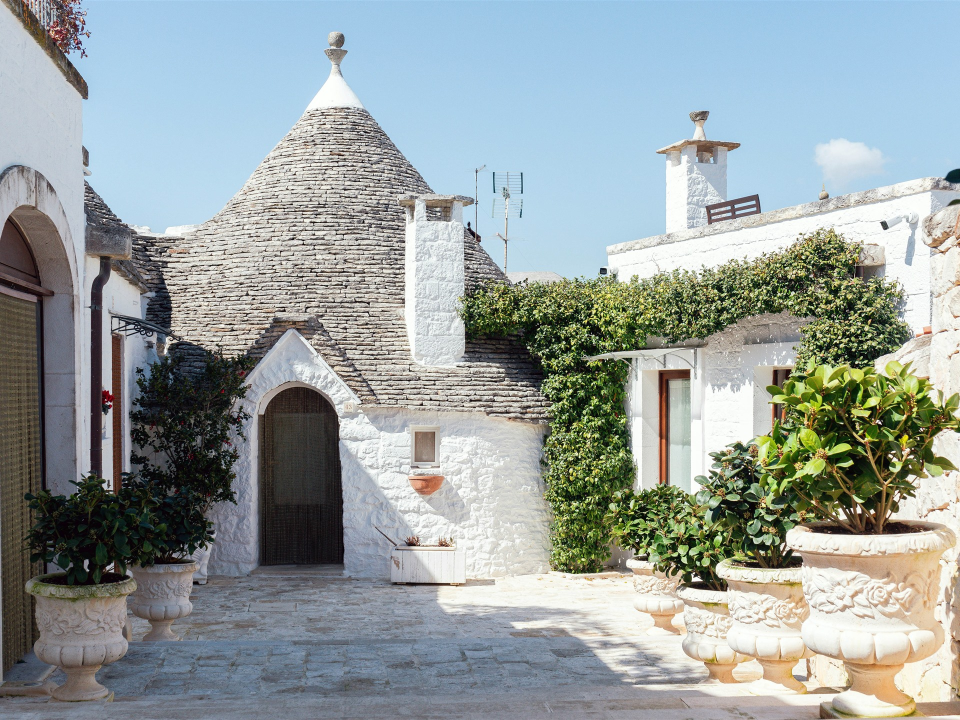
#> input picture AI/project/week12/image.jpg, 1920 x 1440 px (shown at 1/2 size)
$ jupyter execute image_exam.ipynb
#> lines starting #> are read from the running program, lines starting #| are printed output that depends on the picture
[cell 1]
import cv2
from google.colab.patches import cv2_imshow
img=cv2.imread('image.jpg')
#> img is the input picture: shape (1440, 1920, 3); mean B, G, R 159, 159.7, 150.5
print('img.ndim =',img.ndim)
#| img.ndim = 3
print('img.shape =',img.shape)
#| img.shape = (1440, 1920, 3)
print('img.dtype = ',img.dtype)
#| img.dtype =  uint8
img=cv2.resize(img,(0,0),fx=0.5,fy=0.5)
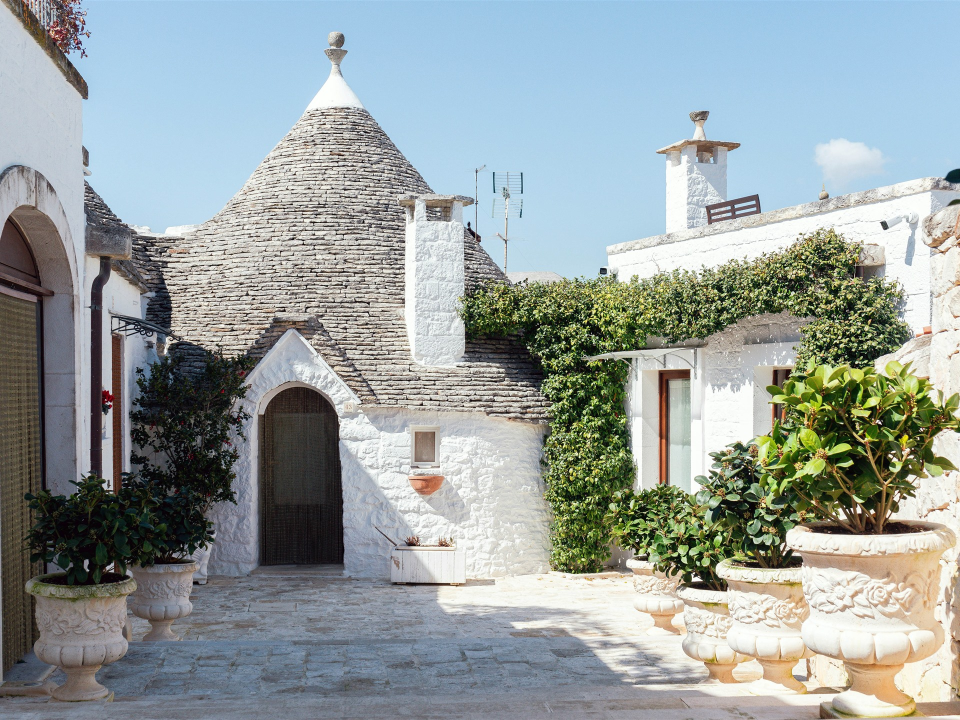
#> img: shape (720, 960, 3); mean B, G, R 159.1, 159.8, 150.7
cv2.imwrite('test1_half.jpg',img)
print(img.shape)
#| (720, 960, 3)
cv2.imshow(img)

[cell 2]
img=cv2.imread('test1_half.jpg')
gimg=cv2.cvtColor(img,cv2.COLOR_BGR2GRAY)
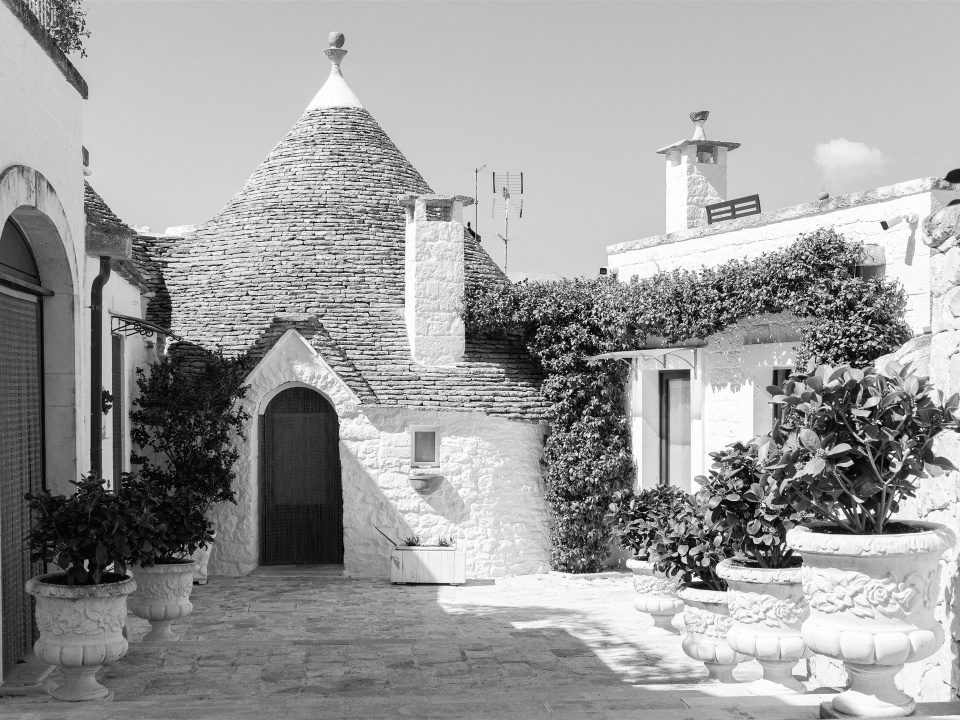
#> gimg: shape (720, 960); min 0, max 255, mean 157
cv2.imwrite('/homework_image/test1_halfgray.jpg',gimg)
print(gimg.shape)
#| (720, 960)
# cv2_imshow(gimg)
